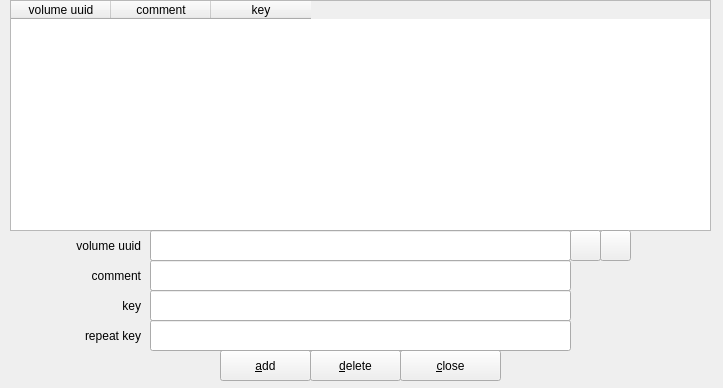
<?xml version="1.0" encoding="UTF-8"?>
<ui version="4.0">
 <class>kwalletconfig</class>
 <widget class="QWidget" name="kwalletconfig">
  <property name="geometry">
   <rect>
    <x>0</x>
    <y>0</y>
    <width>723</width>
    <height>388</height>
   </rect>
  </property>
  <property name="windowTitle">
   <string>manage volumes in kwallet</string>
  </property>
  <widget class="QPushButton" name="pbAdd">
   <property name="geometry">
    <rect>
     <x>220</x>
     <y>350</y>
     <width>91</width>
     <height>31</height>
    </rect>
   </property>
   <property name="text">
    <string>&amp;add</string>
   </property>
  </widget>
  <widget class="QTableWidget" name="tableWidget">
   <property name="geometry">
    <rect>
     <x>10</x>
     <y>0</y>
     <width>701</width>
     <height>231</height>
    </rect>
   </property>
   <property name="editTriggers">
    <set>QAbstractItemView::NoEditTriggers</set>
   </property>
   <property name="tabKeyNavigation">
    <bool>false</bool>
   </property>
   <property name="showDropIndicator" stdset="0">
    <bool>false</bool>
   </property>
   <property name="dragDropOverwriteMode">
    <bool>false</bool>
   </property>
   <property name="selectionMode">
    <enum>QAbstractItemView::NoSelection</enum>
   </property>
   <property name="selectionBehavior">
    <enum>QAbstractItemView::SelectRows</enum>
   </property>
   <property name="gridStyle">
    <enum>Qt::NoPen</enum>
   </property>
   <column>
    <property name="text">
     <string>volume uuid</string>
    </property>
   </column>
   <column>
    <property name="text">
     <string>comment</string>
    </property>
   </column>
   <column>
    <property name="text">
     <string>key</string>
    </property>
   </column>
  </widget>
  <widget class="QPushButton" name="pbDelete">
   <property name="geometry">
    <rect>
     <x>310</x>
     <y>350</y>
     <width>91</width>
     <height>31</height>
    </rect>
   </property>
   <property name="text">
    <string>&amp;delete</string>
   </property>
  </widget>
  <widget class="QLineEdit" name="lineEditUUID">
   <property name="geometry">
    <rect>
     <x>150</x>
     <y>230</y>
     <width>421</width>
     <height>31</height>
    </rect>
   </property>
  </widget>
  <widget class="QLineEdit" name="lineEditPassphrase">
   <property name="geometry">
    <rect>
     <x>150</x>
     <y>290</y>
     <width>421</width>
     <height>31</height>
    </rect>
   </property>
  </widget>
  <widget class="QLabel" name="labelvolumeUUID">
   <property name="geometry">
    <rect>
     <x>10</x>
     <y>230</y>
     <width>131</width>
     <height>31</height>
    </rect>
   </property>
   <property name="text">
    <string>volume uuid</string>
   </property>
   <property name="alignment">
    <set>Qt::AlignRight|Qt::AlignTrailing|Qt::AlignVCenter</set>
   </property>
  </widget>
  <widget class="QLabel" name="labelPassphrase">
   <property name="geometry">
    <rect>
     <x>10</x>
     <y>290</y>
     <width>131</width>
     <height>31</height>
    </rect>
   </property>
   <property name="text">
    <string>key</string>
   </property>
   <property name="alignment">
    <set>Qt::AlignRight|Qt::AlignTrailing|Qt::AlignVCenter</set>
   </property>
  </widget>
  <widget class="QPushButton" name="pbShowUUID">
   <property name="geometry">
    <rect>
     <x>600</x>
     <y>230</y>
     <width>31</width>
     <height>31</height>
    </rect>
   </property>
   <property name="text">
    <string/>
   </property>
  </widget>
  <widget class="QPushButton" name="pbClose">
   <property name="geometry">
    <rect>
     <x>400</x>
     <y>350</y>
     <width>101</width>
     <height>31</height>
    </rect>
   </property>
   <property name="text">
    <string>&amp;close</string>
   </property>
  </widget>
  <widget class="QLineEdit" name="lineEditRepeatPassphrase">
   <property name="geometry">
    <rect>
     <x>150</x>
     <y>320</y>
     <width>421</width>
     <height>31</height>
    </rect>
   </property>
  </widget>
  <widget class="QLabel" name="labelRepeatPassphrase">
   <property name="geometry">
    <rect>
     <x>10</x>
     <y>320</y>
     <width>131</width>
     <height>31</height>
    </rect>
   </property>
   <property name="text">
    <string>repeat key</string>
   </property>
   <property name="alignment">
    <set>Qt::AlignRight|Qt::AlignTrailing|Qt::AlignVCenter</set>
   </property>
  </widget>
  <widget class="QPushButton" name="pbGetUUIDFromFile">
   <property name="geometry">
    <rect>
     <x>570</x>
     <y>230</y>
     <width>31</width>
     <height>31</height>
    </rect>
   </property>
   <property name="text">
    <string/>
   </property>
  </widget>
  <widget class="QLabel" name="label">
   <property name="geometry">
    <rect>
     <x>10</x>
     <y>260</y>
     <width>131</width>
     <height>31</height>
    </rect>
   </property>
   <property name="text">
    <string>comment</string>
   </property>
   <property name="alignment">
    <set>Qt::AlignRight|Qt::AlignTrailing|Qt::AlignVCenter</set>
   </property>
  </widget>
  <widget class="QLineEdit" name="lineEditComment">
   <property name="geometry">
    <rect>
     <x>150</x>
     <y>260</y>
     <width>421</width>
     <height>31</height>
    </rect>
   </property>
  </widget>
 </widget>
 <tabstops>
  <tabstop>tableWidget</tabstop>
  <tabstop>lineEditUUID</tabstop>
  <tabstop>pbGetUUIDFromFile</tabstop>
  <tabstop>pbShowUUID</tabstop>
  <tabstop>lineEditComment</tabstop>
  <tabstop>lineEditPassphrase</tabstop>
  <tabstop>lineEditRepeatPassphrase</tabstop>
  <tabstop>pbAdd</tabstop>
  <tabstop>pbDelete</tabstop>
  <tabstop>pbClose</tabstop>
 </tabstops>
 <resources/>
 <connections/>
</ui>
